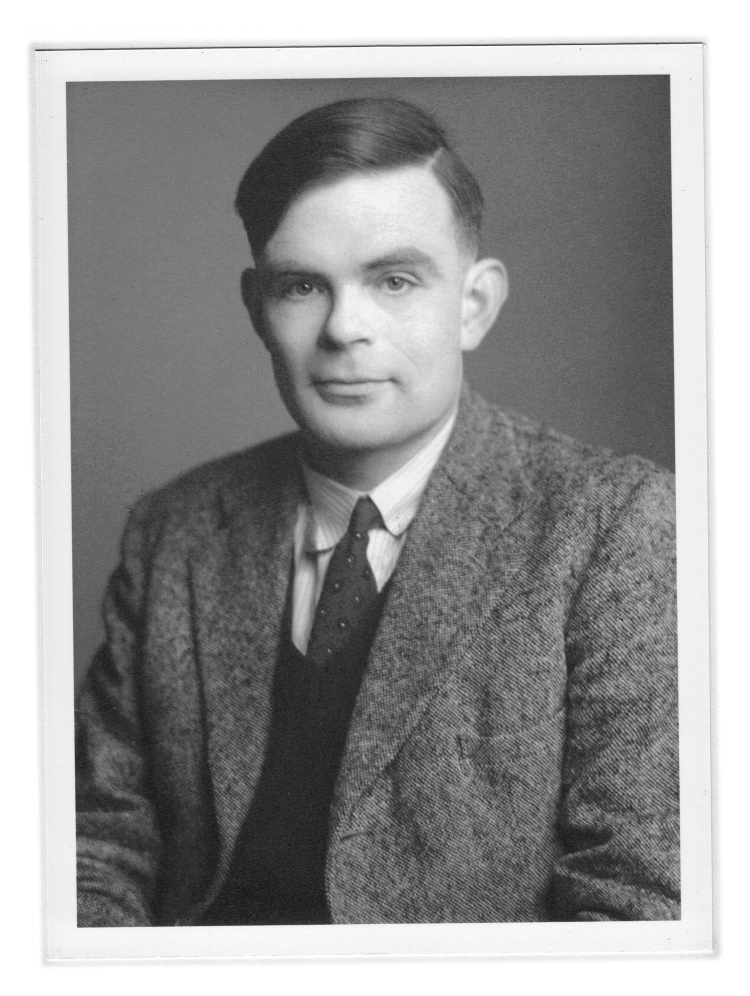
#> input picture Projects/Photos to Paintings/images/alan.jpg, 1500 x 1992 px (shown at 1/2 size)
$ python bilater_filtering.py
#> lines starting #> are read from the running program, lines starting #| are printed output that depends on the picture
import cv2
import numpy as np
from convolutions import Convolver


IntensityKernel = lambda k, sigma_i : (np.exp(-(k**2)/2*sigma_i**2))
# intensity_kernel = np.exp(-(image_gray[i-d:i+d+1, j-d:j+d+1] - image_gray[i,j])**2 / (2 * sigma_i**2))
SpatialKernel = lambda x, y, sigma_s : (np.exp(-(x**2 + y**2)/(2 * sigma_s**2)))

def BilateralFilter(image:np.ndarray, sigma_spatial:int, sigma_freq:int, d:int):
    PaintedImage = np.zeros(image.shape)

    # # spatial coords of the image
    # These arrays can then be used to calculate the Euclidean distance between each pixel
    # in the local window and the central pixel, which is used to compute the spatial weights in the bilateral filter.
    x, y = np.meshgrid(np.arange(-d, d+1), np.arange(-d, d+1))

    for i in range(d, image.shape[1] - d):
        for j in range(d, image.shape[0] - d):
            k = image[j-d:j+d+1, i-d:i+d+1][:] - image[j, i][:]
            # spatial = np.stack([SpatialKernel(i-x, j-y, sigma_spatial)] * 3, axis=-1)
            Kernel = np.stack([SpatialKernel(i-x, j-y, sigma_spatial)] * 3, axis=-1) * IntensityKernel(k, sigma_freq)
            # NormKernel = np.linalg.norm(Kernel) # normalizing kernel
            NormKernel = Kernel / np.sum()

            PaintedImage[j, i][:] = np.sum(image[j, i][:] * NormKernel)

        print(f"{i=}")

    return PaintedImage


if __name__ == "__main__":
    image = cv2.imread("images/alan.jpg")
#> image is the input picture: shape (1992, 1500, 3); min 0, max 255, mean 149.1
    image = cv2.resize(image, (int(image.shape[0] * 0.4), int(image.shape[0] * 0.4)))
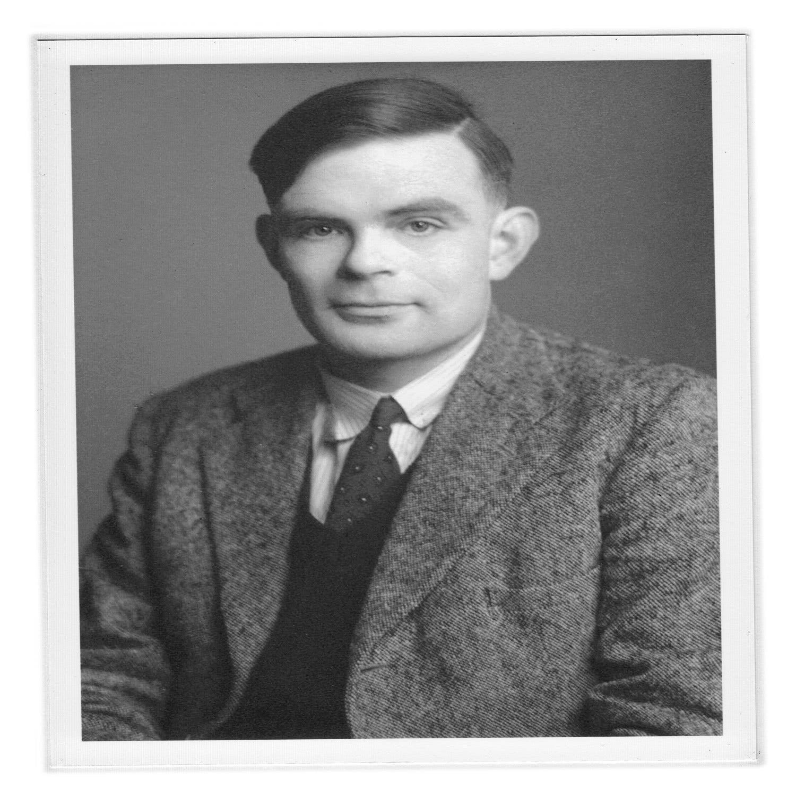
#> image: shape (796, 796, 3); min 9, max 255, mean 149
    bfImage = BilateralFilter(image, 75, 75, 15)
#> after the loop in BilateralFilter, `for i in range(d, image.shape[1] - d):`: PaintedImage: shape (796, 796, 3) float64; every value is 0
#> after the loop in BilateralFilter, `for i in range(d, image.shape[1] - d):`:
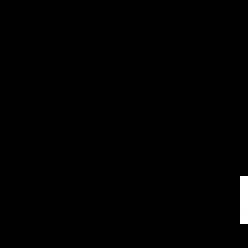
#> k: shape (31, 31, 3) (shown 8 times larger); min 0, max 255, mean 1.6
#> (the run stopped early here; a loop or call above may not have finished)
